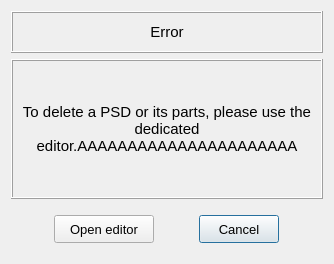
<?xml version="1.0" encoding="UTF-8"?>
<ui version="4.0">
 <class>Dialog</class>
 <widget class="QDialog" name="Dialog">
  <property name="geometry">
   <rect>
    <x>0</x>
    <y>0</y>
    <width>334</width>
    <height>264</height>
   </rect>
  </property>
  <property name="windowTitle">
   <string>Dialog</string>
  </property>
  <layout class="QGridLayout" name="gridLayout_3">
   <item row="0" column="0">
    <widget class="QFrame" name="frame_title">
     <property name="minimumSize">
      <size>
       <width>0</width>
       <height>42</height>
      </size>
     </property>
     <property name="maximumSize">
      <size>
       <width>650</width>
       <height>42</height>
      </size>
     </property>
     <property name="frameShape">
      <enum>QFrame::Box</enum>
     </property>
     <property name="frameShadow">
      <enum>QFrame::Raised</enum>
     </property>
     <layout class="QGridLayout" name="gridLayout">
      <property name="leftMargin">
       <number>0</number>
      </property>
      <property name="topMargin">
       <number>0</number>
      </property>
      <property name="rightMargin">
       <number>0</number>
      </property>
      <property name="bottomMargin">
       <number>0</number>
      </property>
      <property name="spacing">
       <number>2</number>
      </property>
      <item row="0" column="0">
       <widget class="QLabel" name="label_title">
        <property name="minimumSize">
         <size>
          <width>0</width>
          <height>0</height>
         </size>
        </property>
        <property name="maximumSize">
         <size>
          <width>620</width>
          <height>36</height>
         </size>
        </property>
        <property name="font">
         <font>
          <family>MS Shell Dlg 2</family>
          <pointsize>11</pointsize>
          <weight>50</weight>
          <italic>false</italic>
          <bold>false</bold>
         </font>
        </property>
        <property name="styleSheet">
         <string notr="true"/>
        </property>
        <property name="frameShape">
         <enum>QFrame::NoFrame</enum>
        </property>
        <property name="frameShadow">
         <enum>QFrame::Raised</enum>
        </property>
        <property name="text">
         <string>Error</string>
        </property>
        <property name="textFormat">
         <enum>Qt::AutoText</enum>
        </property>
        <property name="alignment">
         <set>Qt::AlignCenter</set>
        </property>
        <property name="margin">
         <number>6</number>
        </property>
       </widget>
      </item>
     </layout>
    </widget>
   </item>
   <item row="1" column="0">
    <widget class="QFrame" name="frame_message">
     <property name="font">
      <font>
       <pointsize>10</pointsize>
      </font>
     </property>
     <property name="frameShape">
      <enum>QFrame::Box</enum>
     </property>
     <property name="frameShadow">
      <enum>QFrame::Raised</enum>
     </property>
     <layout class="QGridLayout" name="gridLayout_4">
      <property name="leftMargin">
       <number>2</number>
      </property>
      <property name="topMargin">
       <number>2</number>
      </property>
      <property name="rightMargin">
       <number>2</number>
      </property>
      <property name="bottomMargin">
       <number>2</number>
      </property>
      <property name="spacing">
       <number>0</number>
      </property>
      <item row="0" column="0">
       <widget class="QScrollArea" name="scrollArea">
        <property name="frameShape">
         <enum>QFrame::NoFrame</enum>
        </property>
        <property name="widgetResizable">
         <bool>true</bool>
        </property>
        <widget class="QWidget" name="scrollAreaWidgetContents">
         <property name="geometry">
          <rect>
           <x>0</x>
           <y>0</y>
           <width>308</width>
           <height>136</height>
          </rect>
         </property>
         <layout class="QGridLayout" name="gridLayout_5">
          <property name="leftMargin">
           <number>4</number>
          </property>
          <property name="topMargin">
           <number>4</number>
          </property>
          <property name="rightMargin">
           <number>4</number>
          </property>
          <property name="bottomMargin">
           <number>4</number>
          </property>
          <item row="0" column="0">
           <widget class="QLabel" name="label_message">
            <property name="minimumSize">
             <size>
              <width>0</width>
              <height>0</height>
             </size>
            </property>
            <property name="maximumSize">
             <size>
              <width>650</width>
              <height>1200</height>
             </size>
            </property>
            <property name="font">
             <font>
              <pointsize>11</pointsize>
             </font>
            </property>
            <property name="frameShape">
             <enum>QFrame::NoFrame</enum>
            </property>
            <property name="frameShadow">
             <enum>QFrame::Raised</enum>
            </property>
            <property name="text">
             <string>To delete a PSD or its parts, please use the dedicated editor.AAAAAAAAAAAAAAAAAAAAAA</string>
            </property>
            <property name="textFormat">
             <enum>Qt::AutoText</enum>
            </property>
            <property name="alignment">
             <set>Qt::AlignCenter</set>
            </property>
            <property name="wordWrap">
             <bool>true</bool>
            </property>
            <property name="margin">
             <number>2</number>
            </property>
            <property name="indent">
             <number>-1</number>
            </property>
           </widget>
          </item>
         </layout>
        </widget>
       </widget>
      </item>
     </layout>
    </widget>
   </item>
   <item row="2" column="0">
    <widget class="QFrame" name="frame_button">
     <property name="minimumSize">
      <size>
       <width>0</width>
       <height>48</height>
      </size>
     </property>
     <property name="maximumSize">
      <size>
       <width>650</width>
       <height>48</height>
      </size>
     </property>
     <property name="frameShape">
      <enum>QFrame::NoFrame</enum>
     </property>
     <property name="frameShadow">
      <enum>QFrame::Raised</enum>
     </property>
     <layout class="QGridLayout" name="gridLayout_2">
      <property name="leftMargin">
       <number>0</number>
      </property>
      <property name="topMargin">
       <number>0</number>
      </property>
      <property name="rightMargin">
       <number>0</number>
      </property>
      <property name="bottomMargin">
       <number>0</number>
      </property>
      <property name="spacing">
       <number>2</number>
      </property>
      <item row="2" column="1">
       <widget class="QPushButton" name="pushButton_cancel">
        <property name="minimumSize">
         <size>
          <width>80</width>
          <height>28</height>
         </size>
        </property>
        <property name="maximumSize">
         <size>
          <width>80</width>
          <height>28</height>
         </size>
        </property>
        <property name="sizeIncrement">
         <size>
          <width>0</width>
          <height>0</height>
         </size>
        </property>
        <property name="font">
         <font>
          <family>MS Shell Dlg 2</family>
          <pointsize>10</pointsize>
          <weight>50</weight>
          <italic>false</italic>
          <bold>false</bold>
         </font>
        </property>
        <property name="styleSheet">
         <string notr="true"/>
        </property>
        <property name="text">
         <string>Cancel</string>
        </property>
        <property name="default">
         <bool>false</bool>
        </property>
        <property name="flat">
         <bool>false</bool>
        </property>
       </widget>
      </item>
      <item row="2" column="0">
       <widget class="QPushButton" name="pushButton">
        <property name="sizePolicy">
         <sizepolicy hsizetype="Maximum" vsizetype="Fixed">
          <horstretch>0</horstretch>
          <verstretch>0</verstretch>
         </sizepolicy>
        </property>
        <property name="minimumSize">
         <size>
          <width>80</width>
          <height>28</height>
         </size>
        </property>
        <property name="maximumSize">
         <size>
          <width>100</width>
          <height>28</height>
         </size>
        </property>
        <property name="font">
         <font>
          <pointsize>10</pointsize>
         </font>
        </property>
        <property name="text">
         <string>Open editor</string>
        </property>
       </widget>
      </item>
     </layout>
    </widget>
   </item>
  </layout>
 </widget>
 <resources/>
 <connections/>
</ui>
